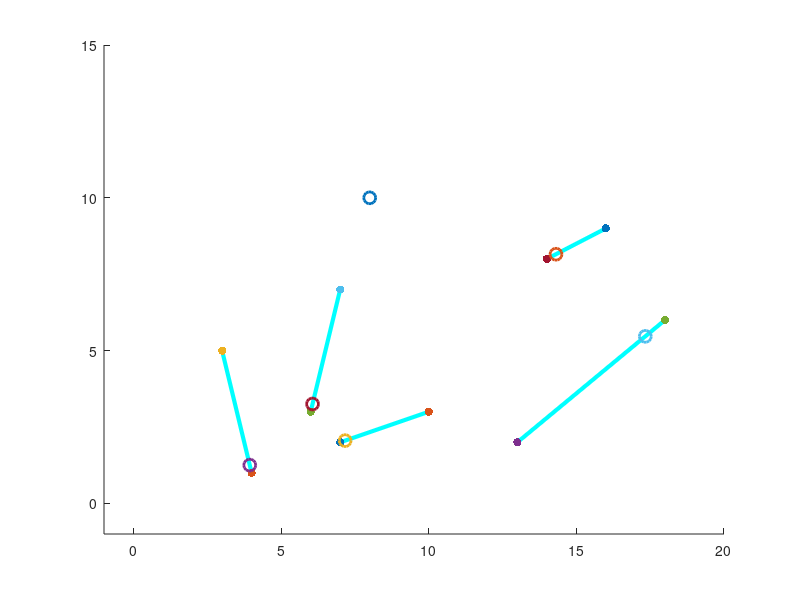

Reproduce this figure in MATLAB. (Note: this script raises an error after producing the figure.)
%lines
tic
clear all
close all
q = 0;
distances = [];
lines = [4,1,3,5;
         6,3,7,7;
         7,2,10,3;
         13,2,18,6;
         14,8,16,9];
lambda = 0:0.01:1;
d2=[0,0;1,0];
d1=[0,0;0,0];
start = [8,10];
figure
scatter(start(1),start(2),75,'rx','LineWidth',2)
hold on
for i =1:size(lines,1)
line = lines(i,:);
point1 = [line(1) line(2)];
point2 = [line(3) line(4)];
plot([point1(1,1);point2(1,1)],[point1(1,2);point2(1,2)],'c','linewidth',3)
hold on
scatter(point1(1),point1(2),'yellow','filled');
hold on
scatter(point2(1),point2(2),'yellow','filled');
hold on
lambda = rand;
u(i,:) = lambda.*point1 + (1-lambda).*point2;

scatter(u(i,1),u(i,2),75,'rx','LineWidth',2)
hold on
end
axis([-1 20 -1 15])

syms x
syms y
iteration = 8;

for p = 1:iteration
    if p >=2
        u = newU;
    end
    
    for i = 1:size(lines,1)
    if i == 1
    dots1 = [start u(i,:)];
    else
    dots1 = [u(i-1,:) u(i,:)];    
    end

    point1 = [dots1(1) dots1(2)];
    point2 = [dots1(3) dots1(4)];
    plot([point1(1,1);point2(1,1)],[point1(1,2);point2(1,2)],'m--')
    hold on


    % lambda = rand;
    % omg1 =lambda.*point1 + (1-lambda).*point2;
    lambda = rand;
    omg1 = lambda.*point1 + (1-lambda).*point2;
        if i>1 
            d1 = pdist([point1(1),point1(2);omg1(1),omg1(2)]);
            d2 = pdist([point1(1),point1(2);omgP(i-1,1),omgP(i-1,2)]);
            while (d1 < d2)
                lambda = rand;
                omg1 = lambda.*point1 + (1-lambda).*point2;
                d1 = pdist([point1(1),point1(2);omg1(1),omg1(2)]);
            end        
        end

    omg(i,:) = omg1;

    if i ~= size(lines,1)
        dots2 = [u(i,:) u(i+1,:)];
    else
        dots2 = [u(i,:) start];
    end

    point1 = [dots2(1) dots2(2)];
    point2 = [dots2(3) dots2(4)];
    plot([point1(1,1);point2(1,1)],[point1(1,2);point2(1,2)],'m--')
    if(p == iteration)
     plot([point1(1,1);point2(1,1)],[point1(1,2);point2(1,2)],'b-','LineWidth',3)   
    end
    hold on
    lambda = rand;
    omg2 = lambda.*point1 + (1-lambda).*point2;
    omgP(i,:) = omg2;

    scatter(omg(i,1),omg(i,2),'bo')
    hold on

    scatter(omgP(i,1),omgP(i,2),'r*')
    hold on

    x1 = omg(i,1);
    y1 = omg(i,2);

    x2 = omgP(i,1);
    y2 = omgP(i,2);

    x3 = lines(i,1);
    y3 = lines(i,2);

    x4 = lines(i,3);
    y4 = lines(i,4);

    % eqn1 = y == ((y2-y1)/(x2-x1))*(x-x1) + y1;
    % eqn2 = y == ((y4-y3)/(x4-x3))*(x-x3) + y3;



    eqn = ((y4-y3)/(x4-x3))*(x-x3) + y3 == ((y2-y1)/(x2-x1))*(x-x1) + y1;
    solx = solve(eqn,x);
    solx = double(solx);
    eqn2 = y == ((y4-y3)/(x4-x3))*(solx-x3) + y3;
    soly = solve(eqn2,y);
    soly = double(soly);
    
    usty = y2;
    alty = y1;
    if(y1>y2)
        usty = y1;
        alty = y2;
    end
    ustx = x2;
    altx = x1;
    if(x1>x2)
        ustx = x1;
        altx = x2;
    end
    control = 0;
    if(~(((ustx>solx && altx<solx) && (usty>soly && alty<soly))))
       control = control +1; 
    end
    
    usty = y4;
    alty = y3;
    if(y3>y4)
        usty = y3;
        alty = y4;
    end
    ustx = x4;
    altx = x3;
    if(x3>x4)
        ustx = x3;
        altx = x4;
    end
    if(~(((ustx>solx && altx<solx) && (usty>soly && alty<soly))))
       control = control +1; 
    end

    if(control ==1 || control ==2)
        firstW = pdist([x3,y3;omg(i,1),omg(i,2)]);
        firstWp = pdist([x3,y3;omgP(i,1),omgP(i,2)]);
        secW = pdist([x4,y4;omg(i,1),omg(i,2)]);
        secWp = pdist([x4,y4;omgP(i,1),omgP(i,2)]);

        solx = x3;
        soly = y3;

        if((firstW+firstWp)>=(secW+secWp))
            solx = x4;
            soly = y4;
        end
%         scatter(10+q,10,500,'red','x') 
%         hold on
%         q = q+5;
    end

    scatter(solx,soly,50,'black','+')
    hold on

    newU(i,1) = solx;
    newU(i,2) = soly;

    end
    axis([-1 20 -1 15])
    dist = 0;
    for k = 1:size(lines,1)-1
    dist =dist + pdist([newU(k,1),newU(k,2);newU(k+1,1),newU(k+1,2)]);
    end
    distances = [distances dist];
end
toc